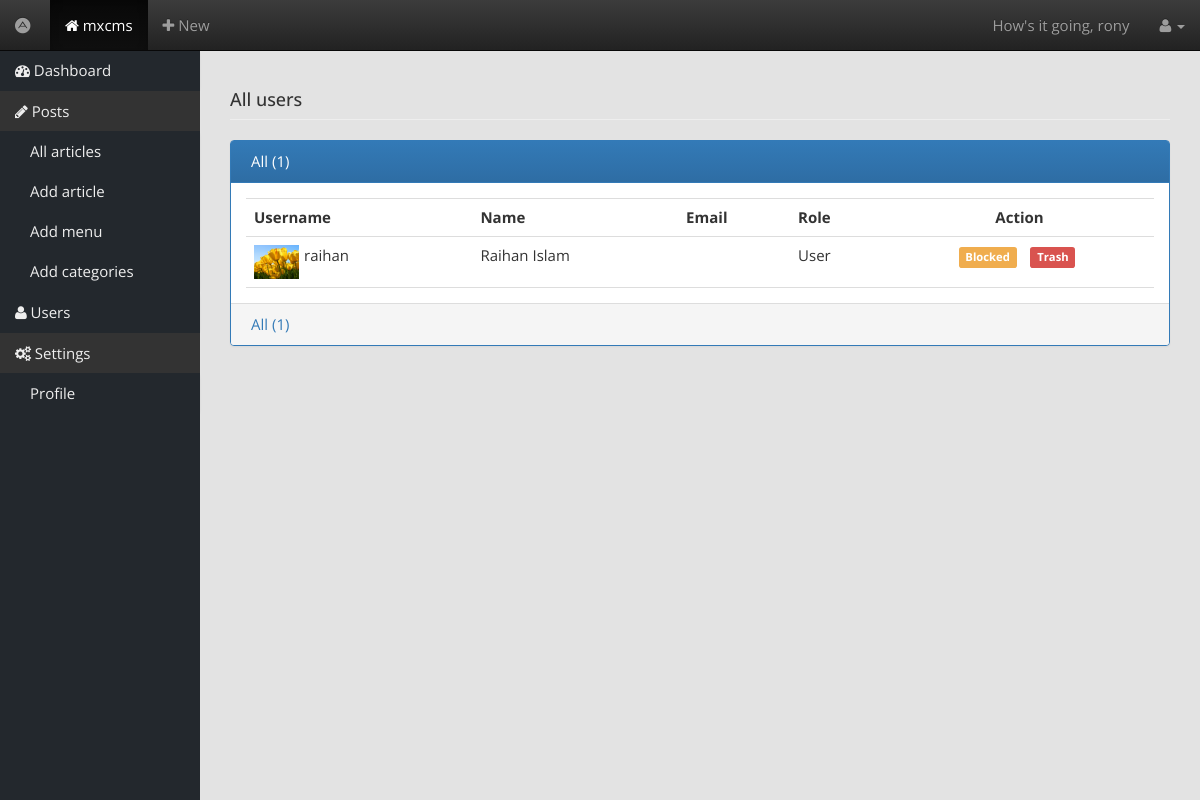
The app's page /allusers.php (signed in) with its own data.
### tables this page shows
CREATE TABLE IF NOT EXISTS `profiles` (
  `id` int(11) NOT NULL AUTO_INCREMENT,
  `user_id` int(11) NOT NULL,
  `first_name` varchar(255) DEFAULT NULL,
  `last_name` varchar(255) DEFAULT NULL,
  `personal_phone` int(11) DEFAULT NULL,
  `home_phone` int(11) DEFAULT NULL,
  `office_phone` int(11) DEFAULT NULL,
  `current_address` varchar(255) DEFAULT NULL,
  `permanent_address` varchar(255) DEFAULT NULL,
  `profile_pic` varchar(255) NOT NULL,
  `created_at` datetime DEFAULT NULL,
  `modified_at` datetime DEFAULT NULL,
  `deleted_at` datetime DEFAULT NULL,
  `modified_by` int(11) DEFAULT NULL,
  PRIMARY KEY (`id`),
  KEY `user_id` (`user_id`)
);

CREATE TABLE IF NOT EXISTS `users` (
  `id` int(11) NOT NULL AUTO_INCREMENT,
  `user_group_id` int(11) NOT NULL,
  `unique_id` varchar(255) NOT NULL,
  `username` varchar(255) NOT NULL,
  `password` varchar(255) NOT NULL,
  `email` varchar(255) NOT NULL,
  `is_admin` tinyint(4) NOT NULL,
  `modified_at` datetime NOT NULL,
  `created_at` datetime NOT NULL,
  `deleted_at` datetime DEFAULT NULL,
  `is_active` int(11) DEFAULT NULL,
  PRIMARY KEY (`id`),
  UNIQUE KEY `username` (`username`),
  UNIQUE KEY `password` (`password`),
  UNIQUE KEY `email` (`email`)
);

### src/owncms.php (called while the page is built, shortened)
<?php
class owncms{
	public $conn = '';
	public function __construct(){
		$this->conn = mysqli_connect("localhost","root","","owncms");
		if(isset($_SERVER['HTTPS']) && $_SERVER['HTTPS'] != 'off'){
	        $dir = 'https://'.$_SERVER['SERVER_NAME'].$_SERVER["REQUEST_URI"];
	        $array = explode('/', $dir);
	        $pop = array_pop($array);
	        $this->basepath = implode('/', $array);
	    }else{
	        $dir = 'http://'.$_SERVER['SERVER_NAME'].$_SERVER["REQUEST_URI"];
	        $array = explode('/', $dir);
	    }
		return $this;
	}
	public function profiles(){
		$query = "SELECT * FROM users RIGHT JOIN profiles ON profiles.user_id = users.id WHERE is_admin = 0 AND is_active != 3 OR is_active IS NULL";
		$result = mysqli_query($this->conn,$query);
		while ($row = mysqli_fetch_assoc($result)){
			$array[] = $row;
		}
		if (!empty($array)) { return $array; }
	}
}
?>

### allusers.php (the view, shortened to what this page needs)
<?php
include_once('header_dashboard.php');
$allusers = $obj->profiles();
?>
<div class="container-fluid">
    <div class="row">
        <?php include_once('sidebar.php'); ?>
        <div class="col-sm-10">
            <div class="container-fluid">
                <div class="table-panel">
                    <div class="page-header"><h4>All users</h4></div>
                    <div class="panel panel-primary">
                        <div class="panel-heading">
                            <ul class="list-inline">
                                <?php if (!empty($allusers)) { ?>
                                <li><a href="allusers.php">All (<?php echo sizeof($allusers) ?>)</a></li>
                                <?php } ?>
                            </ul>
                        </div>
                        <div class="panel-body">
                            <table class="table table-responsive table-hover">
                                <tr>
                                    <th>Username</th>
                                    <th>Name</th>
                                    <th>Email</th>
                                    <th>Role</th>
                                    <th class="text-center">Action</th>
                                </tr>
                                <?php
                                if (empty($_GET)) {
                                    if (!empty($allusers)) {
                                        foreach ($allusers as $user) {
                                ?>
                                <tr>
                                    <td>
                                    <span class="img">
                                        <?php if(!empty($user['profile_pic'])){ ?>
                                        <img src="images/<?php echo $user['profile_pic']; ?>" alt="" class="img-responsive">
                                        <?php }else{ ?>
                                        <i class="fa fa-user fa-4x" aria-hidden="true"></i>
                                        <?php } ?>
                                    </span>
                                    <span><?php echo $user['username']; ?></span>
                                    </td>
                                    <td>
                                        <?php
                                        echo $user['first_name']." ";
                                        echo $user['last_name'];
                                        ?>
                                    </td>
                                    <td><?php echo $user['email']; ?></td>
                                    <td><?php if ($user['is_admin'] == 1) { echo "Admin"; }else{ echo "User"; } ?></td>
                                    <td class="text-center">
                                        <?php if ($user['is_admin'] != 1){ ?>
                                        <ul class="list-inline">
                                            <?php if ($user['is_active'] == NULL){ ?>
                                            <li><a href="control/action.php?confirm=<?php echo $user['unique_id']; ?>" class="label label-success">Confirm</a></li>
                                            <li><a href="control/action.php?delete=<?php echo $user['unique_id']; ?>" class="label label-danger">Delete</a></li>
                                            <?php }else{ ?>
                                            <?php if ($user['is_active'] == 1){ ?>
                                            <li><a href="control/action.php?disable=<?php echo $user['unique_id']; ?>" class="label label-warning">Blocked</a></li>
                                            <?php }elseif($user['is_active'] == 2){ ?>
                                            <li><a href="control/action.php?active=<?php echo $user['unique_id']; ?>" class="label label-primary">Unblocked</a></li>
                                            <?php } ?>
                                            <li><a href="control/action.php?trash=<?php echo $user['unique_id']; ?>" class="label label-danger">Trash</a></li>
                                            <?php } ?>
                                        </ul>
                                        <?php } ?>
                                    </td>
                                </tr>
                                <?php
                                        }
                                    }else{
                                ?>
                                <tr><td colspan="6">No Users</td></tr>
                                <?php
                                    }
                                }
                                ?>
                            </table>
                        </div>
                        <div class="panel-footer">
                            <ul class="list-inline">
                                <?php if (!empty($allusers)) { ?>
                                <li><a href="allusers.php">All (<?php echo sizeof($allusers) ?>)</a></li>
                                <?php } ?>
                            </ul>
                        </div>
                    </div>
                </div>
            </div>
        </div>
    </div>
</div>
<?php include_once('footer_dashboard.php') ?>

### style.css (style rules this page uses)
body { padding-top:50px; margin:0; color:#333; font-size:15px; line-height:1.4em; text-align:left; background-color:#e3e3e3; font-family: 'Open Sans', sans-serif; font-weight: 400; }
* { outline:none }
a,a:hover,a:focus { outline: none; outline-offset: 0;text-decoration:none }
img,button,input,textarea,a { margin:0; outline:none; border:none; background:none }
img { max-width: 100%; vertical-align: top; }
a,a:hover { -webkit-transition:all .5s; -ms-transition:all .5s; -moz-transition:all .5s; transition:all .5s; }
h1,h2,h3,h4,h5,h6 { font-family: 'Open Sans', sans-serif; margin: 0 }
.panel-primary .panel-heading a { color: #fff }
html,body.login { padding: 0 }
.table-panel .panel-heading ul, .table-panel .panel-footer ul { margin: 0 }
.table-panel table { margin: 0; }
.table-panel table tr:last-child td { border-bottom: 1px solid #ddd }
.table-panel table tr td span { padding-right: 5px }
.table-panel span.img { width: 50px; float: left; }

### records on screen
profiles: profile_pic (picture), user.username "raihan", first_name "Raihan", last_name "Islam"

### other values on screen
$_SESSION['username'] "rony"
sizeof($allusers) "1"
